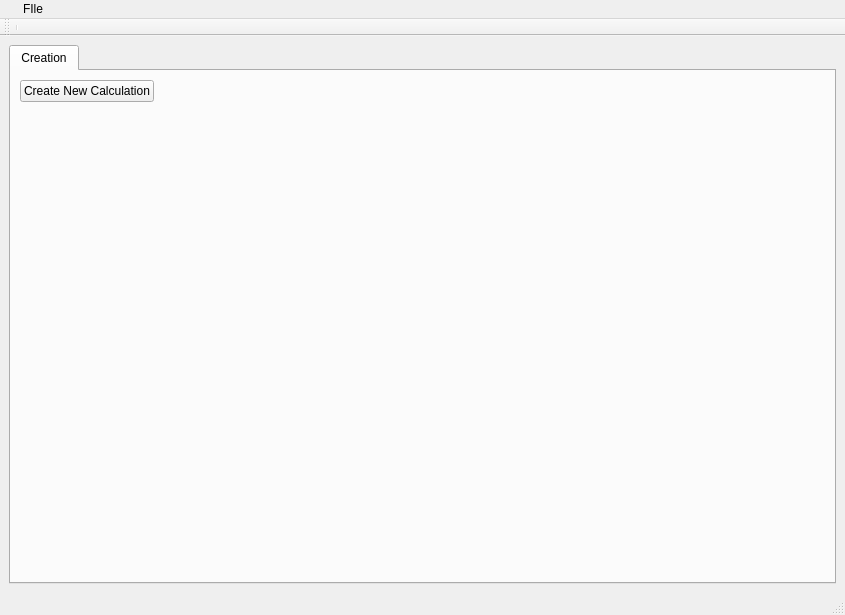
<?xml version="1.0" encoding="UTF-8"?>
<ui version="4.0">
 <class>MainWindow</class>
 <widget class="QMainWindow" name="MainWindow">
  <property name="geometry">
   <rect>
    <x>0</x>
    <y>0</y>
    <width>845</width>
    <height>615</height>
   </rect>
  </property>
  <property name="windowTitle">
   <string>XRS_WIZARD</string>
  </property>
  <property name="iconSize">
   <size>
    <width>16</width>
    <height>16</height>
   </size>
  </property>
  <property name="documentMode">
   <bool>true</bool>
  </property>
  <widget class="QWidget" name="centralwidget">
   <layout class="QVBoxLayout" name="verticalLayout">
    <item>
     <widget class="QTabWidget" name="viewsTab">
      <property name="acceptDrops">
       <bool>true</bool>
      </property>
      <property name="currentIndex">
       <number>0</number>
      </property>
      <widget class="QWidget" name="globalTab">
       <attribute name="title">
        <string>Creation</string>
       </attribute>
       <layout class="QVBoxLayout" name="verticalLayout_2">
        <item>
         <layout class="QHBoxLayout" name="horizontalLayout_3">
          <item>
           <layout class="QHBoxLayout" name="horizontalLayout_6">
            <item>
             <widget class="QPushButton" name="create_new_calculation">
              <property name="text">
               <string>Create New Calculation</string>
              </property>
             </widget>
            </item>
           </layout>
          </item>
          <item>
           <layout class="QHBoxLayout" name="horizontalLayout_4">
            <item>
             <layout class="QHBoxLayout" name="horizontalLayout_7">
              <item>
               <layout class="QVBoxLayout" name="verticalLayout_6">
                <item>
                 <spacer name="horizontalSpacer">
                  <property name="orientation">
                   <enum>Qt::Horizontal</enum>
                  </property>
                  <property name="sizeHint" stdset="0">
                   <size>
                    <width>40</width>
                    <height>20</height>
                   </size>
                  </property>
                 </spacer>
                </item>
               </layout>
              </item>
             </layout>
            </item>
           </layout>
          </item>
         </layout>
        </item>
        <item>
         <layout class="QVBoxLayout" name="verticalLayout_5">
          <item>
           <spacer name="verticalSpacer">
            <property name="orientation">
             <enum>Qt::Vertical</enum>
            </property>
            <property name="sizeHint" stdset="0">
             <size>
              <width>20</width>
              <height>40</height>
             </size>
            </property>
           </spacer>
          </item>
         </layout>
        </item>
       </layout>
      </widget>
     </widget>
    </item>
   </layout>
  </widget>
  <widget class="QMenuBar" name="menubar">
   <property name="geometry">
    <rect>
     <x>0</x>
     <y>0</y>
     <width>845</width>
     <height>19</height>
    </rect>
   </property>
   <widget class="QMenu" name="AAA">
    <property name="title">
     <string/>
    </property>
   </widget>
   <widget class="QMenu" name="menuFIle">
    <property name="title">
     <string>FIle</string>
    </property>
    <addaction name="actionExit"/>
    <addaction name="actionConsole_1"/>
    <addaction name="actionOption"/>
   </widget>
   <addaction name="AAA"/>
   <addaction name="menuFIle"/>
  </widget>
  <widget class="QStatusBar" name="statusbar"/>
  <widget class="QToolBar" name="toolBar">
   <property name="windowTitle">
    <string>toolBar</string>
   </property>
   <attribute name="toolBarArea">
    <enum>TopToolBarArea</enum>
   </attribute>
   <attribute name="toolBarBreak">
    <bool>false</bool>
   </attribute>
   <addaction name="separator"/>
  </widget>
  <action name="actionLoad">
   <property name="text">
    <string>Load...</string>
   </property>
  </action>
  <action name="actionSelectScanFiles">
   <property name="text">
    <string>Select Scan and files...</string>
   </property>
  </action>
  <action name="actionSpot_detection">
   <property name="text">
    <string>subimage spot detection</string>
   </property>
  </action>
  <action name="actionRegistration">
   <property name="text">
    <string>registration</string>
   </property>
  </action>
  <action name="actionGlobalSpotDetection">
   <property name="text">
    <string>global spot detection</string>
   </property>
  </action>
  <action name="actionShowDatas">
   <property name="text">
    <string>showDatas</string>
   </property>
  </action>
  <action name="actionShowMasks">
   <property name="text">
    <string>showMasks</string>
   </property>
  </action>
  <action name="actionPush_mask_remotely">
   <property name="text">
    <string>push mask remotely</string>
   </property>
  </action>
  <action name="actionWrite_on_file">
   <property name="text">
    <string>write  mask on file</string>
   </property>
  </action>
  <action name="actionLoad_mask_from_file">
   <property name="text">
    <string>load mask from file</string>
   </property>
  </action>
  <action name="actionRemote_load">
   <property name="text">
    <string>remote load</string>
   </property>
  </action>
  <action name="actionWrite_mask_oin_file">
   <property name="text">
    <string>write mask oin file</string>
   </property>
  </action>
  <action name="actionWrite_mask_on_file">
   <property name="text">
    <string>write mask on file</string>
   </property>
  </action>
  <action name="actionWrite_masksDict_on_file">
   <property name="text">
    <string>write masksDict on file</string>
   </property>
  </action>
  <action name="actionLoad_masksDict_from_file">
   <property name="text">
    <string>load masksDict from file</string>
   </property>
  </action>
  <action name="actionExit">
   <property name="text">
    <string>Exit</string>
   </property>
  </action>
  <action name="action_save_parameters">
   <property name="text">
    <string>Save Parameters</string>
   </property>
  </action>
  <action name="actionLoad_image_from_hdf5_file">
   <property name="text">
    <string>load image from hdf5 file</string>
   </property>
  </action>
  <action name="action_load_parameters">
   <property name="text">
    <string>Load Parameters</string>
   </property>
  </action>
  <action name="actionLoad_maskDict_from_hdf5">
   <property name="text">
    <string>load maskDict from hdf5</string>
   </property>
  </action>
  <action name="actionConsole_1">
   <property name="text">
    <string>Console+1</string>
   </property>
  </action>
  <action name="actionOption">
   <property name="checkable">
    <bool>true</bool>
   </property>
   <property name="text">
    <string>Store inputs/stdo/e</string>
   </property>
  </action>
 </widget>
 <resources/>
 <connections/>
</ui>
